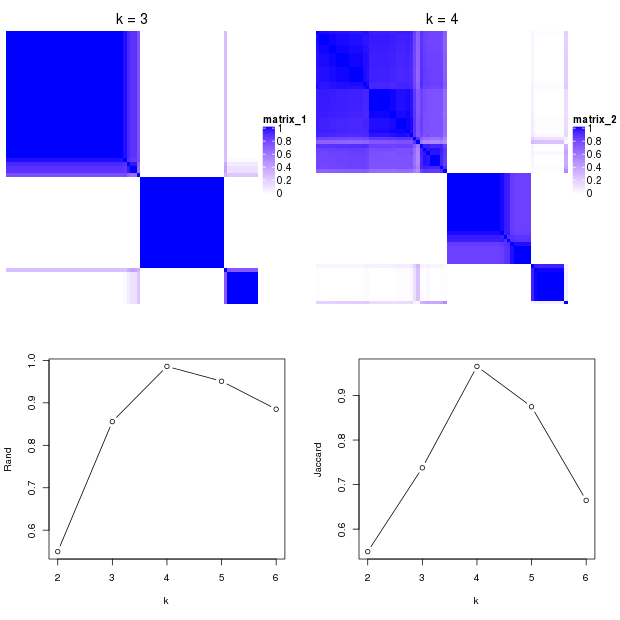

The script that saved this image:

## GDS534, "ATC:mclust" method
png("~/rand_jaccard.png", width = 620, height = 620)

col_fun = colorRamp2(c(0, 1), c("white", "blue"))
ht1 = Heatmap(get_consensus(res, k = 3), name = "matrix_1", col = col_fun, show_row_names = FALSE, show_column_names = FALSE,
	show_row_dend = FALSE, show_column_dend = FALSE, column_title = "k = 3")
ht2 = Heatmap(get_consensus(res, k = 4), name = "matrix_2", col = col_fun, show_row_names = FALSE, show_column_names = FALSE,
	show_row_dend = FALSE, show_column_dend = FALSE, column_title = "k = 4")
stat = as.data.frame(get_stats(res))

grid.newpage()
par(mfrow = c(2, 2))
plot.new()
plot.new()
plot(stat$k, stat$Rand, xlab = "k", ylab = "Rand", type = "b")
plot(stat$k, stat$Jaccard, xlab = "k", ylab = "Rand", type = "b")
pushViewport(viewport(x = 0, y = 1, width = 0.5, height = 0.5, just = c("left", "top")))
draw(ht1, newpage = FALSE)
popViewport()
pushViewport(viewport(x = 0.5, y = 1, width = 0.5, height = 0.5, just = c("left", "top")))
draw(ht2, newpage = FALSE)
popViewport()
dev.off()
